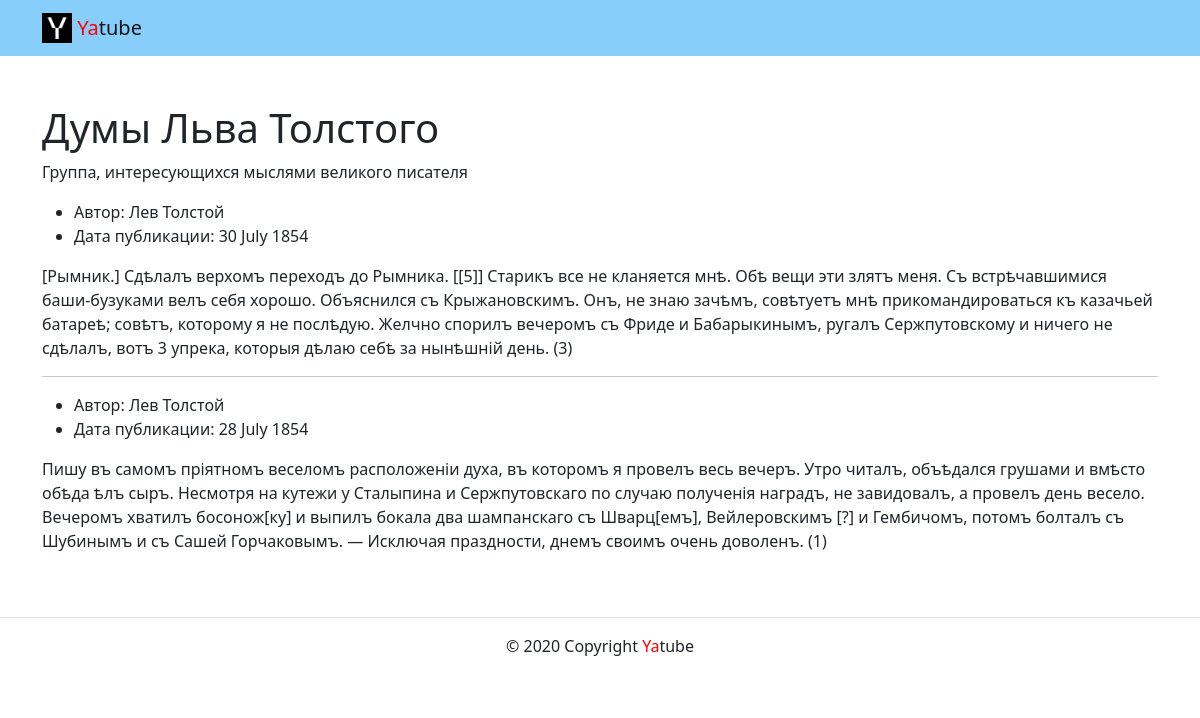
Screenshot of /group/2/ with the database file from the repository.
### posts/models.py (models this page shows)
class Group(models.Model):
    title = models.CharField(max_length=200)
    slug = models.TextField()
    description = models.TextField()
    def __str__(self) -> str:
        return f'{self.title}'

class Post(models.Model):
    text = models.TextField()
    pub_date = models.DateTimeField(auto_now_add=True)
    author = models.ForeignKey(
        User,
        on_delete=models.CASCADE,
        related_name='posts'
    )
    group = models.ForeignKey(
        Group,
        blank=True, null=True,
        on_delete=models.CASCADE,
        related_name='posts'
    )

### posts/views.py (the view)
# urls.py: path('group/<slug:slug>/', views.group_posts, name='group_list'),
def group_posts(request, slug):
    template = 'posts/group_list.html'
    group = get_object_or_404(Group, slug=slug)
    title = f'Записи сообщества {group.__str__()}'
    posts = Post.objects.filter(group=group).order_by('-pub_date')[:10]
    context = {
        'title': title,
        'group': group,
        'posts': posts,
    }
    return render(request, template, context)

### templates/posts/group_list.html
{% extends 'base.html' %}
{% block content %}
      <div class="container py-5">
        <h1>{{ group.title }}</h1>
        <p>
          {{ group.description }}
        </p>
        {% for post in posts %}
        <article>
          <ul>
            <li>
              Автор: {{ post.author.get_full_name }}
            </li>
            <li>
              Дата публикации: {{ post.pub_date|date:"d E Y" }}
            </li>
          </ul>
          <p>
            {{ post.text }}
          </p>
        </article>
        {% if not forloop.last %}<hr>{% endif %}
        {% endfor %}
      </div>
{% endblock %}

### rows the page displays
Group: title "Думы Льва Толстого", description "Группа, интересующихся мыслями великого писателя"
Post: author.get_full_name "Лев Толстой", pub_date "30 July 1854", text "[Рымник.] Сдѣлалъ верхомъ переходъ до Рымника. [[5]] Старикъ все не кланяется мнѣ. Обѣ вещи эти злятъ меня. Съ встрѣчавшимися баши-бузуками велъ себя хорошо. Объяснился съ Крыжановскимъ. Онъ, не знаю зачѣмъ, совѣтуетъ мнѣ прикомандироваться къ казачьей батареѣ; совѣтъ, которому я не послѣдую. Желчно спорилъ вечеромъ съ Фриде и Бабарыкинымъ, ругалъ Сержпутовскому и ничего не сдѣлалъ, вотъ 3 упрека, которыя дѣлаю себѣ за нынѣшній день. (3)"
Post: author.get_full_name "Лев Толстой", pub_date "28 July 1854", text "Пишу въ самомъ пріятномъ веселомъ расположеніи духа, въ которомъ я провелъ весь вечеръ. Утро читалъ, объѣдался грушами и вмѣсто обѣда ѣлъ сыръ. Несмотря на кутежи у Сталыпина и Сержпутовскаго по случаю полученія наградъ, не завидовалъ, а провелъ день весело. Вечеромъ хватилъ босонож[ку] и выпилъ бокала два шампанскаго съ Шварц[емъ], Вейлеровскимъ [?] и Гембичомъ, потомъ болталъ съ Шубинымъ и съ Сашей Горчаковымъ. — Исключая праздности, днемъ своимъ очень доволенъ. (1)"
